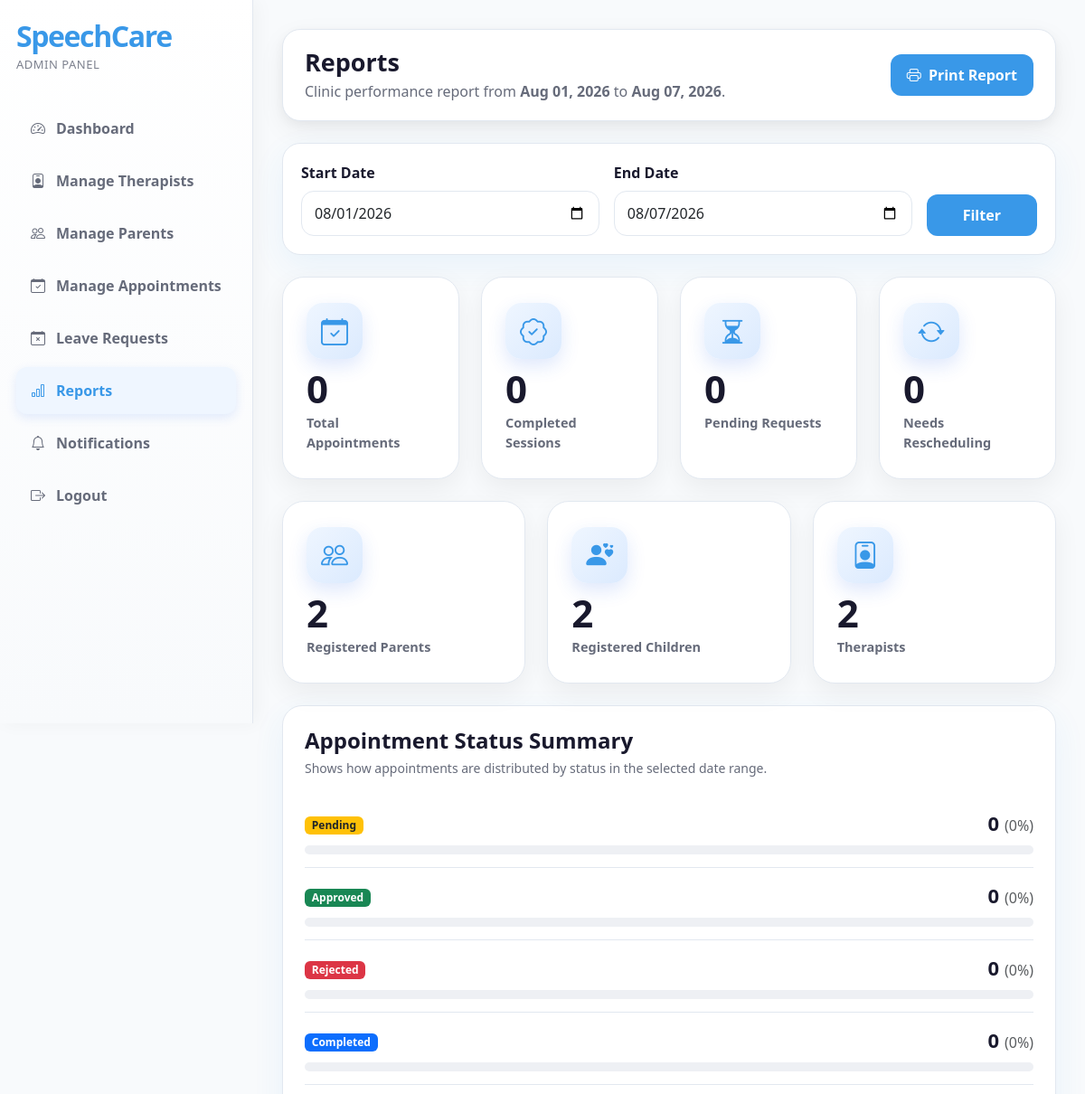
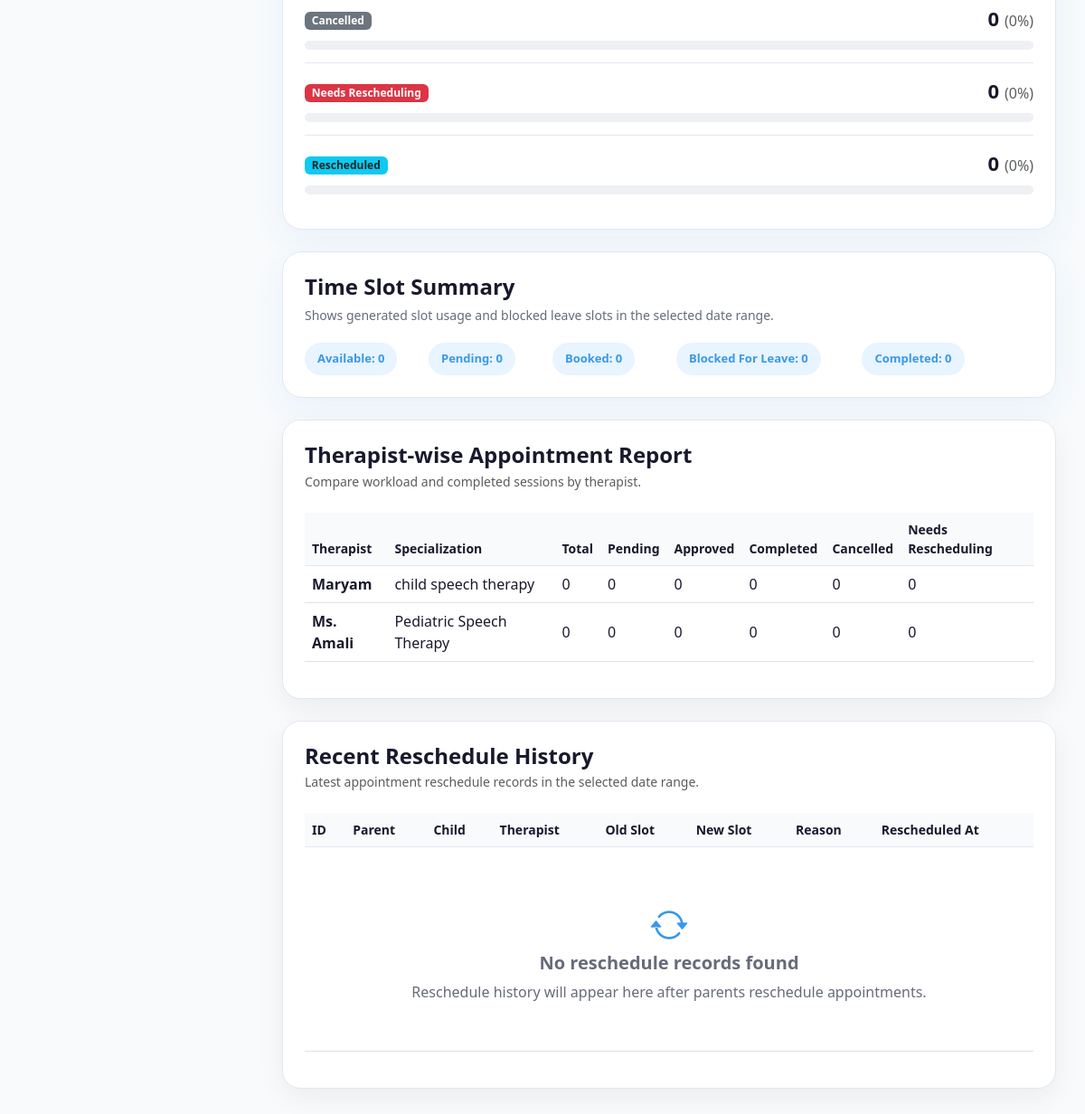
The page /admin/reports.php (signed in) on the database its author committed (2 pictures, top to bottom).
### tables this page shows
CREATE TABLE `therapists` (
  `therapist_id` int(11) NOT NULL,
  `full_name` varchar(150) NOT NULL,
  `email` varchar(150) NOT NULL,
  `phone` varchar(30) NOT NULL,
  `qualification` varchar(150) NOT NULL,
  `specialization` varchar(150) NOT NULL,
  `experience` varchar(100) DEFAULT NULL,
  `password` varchar(255) DEFAULT NULL,
  `status` enum('active','inactive') DEFAULT 'active',
  `created_at` timestamp NOT NULL DEFAULT current_timestamp(),
  `updated_at` timestamp NOT NULL DEFAULT current_timestamp() ON UPDATE current_timestamp(),
  `reset_token` varchar(255) DEFAULT NULL,
  `token_expiry` datetime DEFAULT NULL
);

### admin/reports.php (the view, shortened to what the rows shown need)
<?php
include "../includes/auth_admin.php";
include "../includes/functions.php";
$start_date = isset($_GET["start_date"]) ? cleanInput($_GET["start_date"]) : date("Y-m-01");
$end_date = isset($_GET["end_date"]) ? cleanInput($_GET["end_date"]) : date("Y-m-d");
$therapist_report_sql = "SELECT
                            t.therapist_id,
                            t.full_name,
                            t.specialization,
                            COUNT(a.appointment_id) AS total_appointments,
                            SUM(CASE WHEN a.status = 'pending' THEN 1 ELSE 0 END) AS pending_count,
                            SUM(CASE WHEN a.status = 'approved' THEN 1 ELSE 0 END) AS approved_count,
                            SUM(CASE WHEN a.status = 'completed' THEN 1 ELSE 0 END) AS completed_count,
                            SUM(CASE WHEN a.status = 'cancelled' THEN 1 ELSE 0 END) AS cancelled_count,
                            SUM(CASE WHEN a.status = 'needs_rescheduling' THEN 1 ELSE 0 END) AS needs_rescheduling_count
                         FROM therapists t
                         LEFT JOIN appointments a
                            ON t.therapist_id = a.therapist_id
                            AND a.appointment_date BETWEEN ? AND ?
                         GROUP BY t.therapist_id
                         ORDER BY total_appointments DESC, t.full_name ASC";
$therapist_report_stmt = mysqli_prepare($conn, $therapist_report_sql);
mysqli_stmt_bind_param($therapist_report_stmt, "ss", $start_date, $end_date);
mysqli_stmt_execute($therapist_report_stmt);
$therapist_report_result = mysqli_stmt_get_result($therapist_report_stmt);
?>
<!DOCTYPE html>
<html lang="en">
<head>
    <link href="https://cdn.jsdelivr.net/npm/bootstrap@5.3.3/dist/css/bootstrap.min.css" rel="stylesheet">
    <link href="https://cdn.jsdelivr.net/npm/bootstrap-icons@1.11.3/font/bootstrap-icons.css" rel="stylesheet">
    <link rel="stylesheet" href="../assets/css/dashboard.css">
</head>
<body>
<div class="dashboard-wrapper">
    <main class="main-content">
        <div class="top-bar d-flex justify-content-between align-items-center flex-wrap gap-3">
            <div>
                <h1 class="page-title">Reports</h1>
            </div>
        </div>
        <div class="content-card mb-4">
            <div class="table-responsive">
                <table class="table align-middle">
                    <thead>
                        <tr>
                            <th>Therapist</th>
                            <th>Specialization</th>
                            <th>Total</th>
                            <th>Pending</th>
                            <th>Approved</th>
                            <th>Completed</th>
                            <th>Cancelled</th>
                            <th>Needs Rescheduling</th>
                        </tr>
                    </thead>
                    <tbody>
                        <?php if (mysqli_num_rows($therapist_report_result) > 0) { ?>
                            <?php while ($therapist = mysqli_fetch_assoc($therapist_report_result)) { ?>
                                <tr>
                                    <td>
                                        <strong><?php echo escapeOutput($therapist["full_name"]); ?></strong>
                                    </td>
                                    <td><?php echo escapeOutput($therapist["specialization"]); ?></td>
                                    <td><?php echo escapeOutput($therapist["total_appointments"]); ?></td>
                                    <td><?php echo escapeOutput($therapist["pending_count"] ?? 0); ?></td>
                                    <td><?php echo escapeOutput($therapist["approved_count"] ?? 0); ?></td>
                                    <td><?php echo escapeOutput($therapist["completed_count"] ?? 0); ?></td>
                                    <td><?php echo escapeOutput($therapist["cancelled_count"] ?? 0); ?></td>
                                    <td><?php echo escapeOutput($therapist["needs_rescheduling_count"] ?? 0); ?></td>
                                </tr>
                            <?php } ?>
                        <?php } ?>
                    </tbody>
                </table>
            </div>
        </div>
        <div class="content-card">
            <div class="table-responsive">
                <table class="table align-middle">
                    <thead>
                        <tr>
                            <th>ID</th>
                            <th>Parent</th>
                            <th>Child</th>
                            <th>Therapist</th>
                            <th>Old Slot</th>
                            <th>New Slot</th>
                            <th>Reason</th>
                            <th>Rescheduled At</th>
                        </tr>
                    </thead>
                </table>
            </div>
        </div>
    </main>
</div>
</body>
</html>

### rows shown on the page
therapists: full_name "Maryam", specialization "child speech therapy", total_appointments "0", pending_count "0", approved_count "0", completed_count "0", cancelled_count "0", needs_rescheduling_count "0"
therapists: full_name "Ms. Amali", specialization "Pediatric Speech Therapy", total_appointments "0", pending_count "0", approved_count "0", completed_count "0", cancelled_count "0", needs_rescheduling_count "0"

### other values the page prints
formatDateNice($start_date) "Aug 01, 2026"
formatDateNice($end_date) "Aug 07, 2026"
$total_appointments "0"
$completed_appointments "0"
$pending_appointments "0"
$needs_rescheduling "0"
$total_parents "2"
$total_children "2"
$total_therapists "2"
escapeOutput($row["label"]) "Pending"
$row["count"] "0"
$percent "0"
escapeOutput($row["label"]) "Approved"
escapeOutput($row["label"]) "Rejected"
escapeOutput($row["label"]) "Completed"
